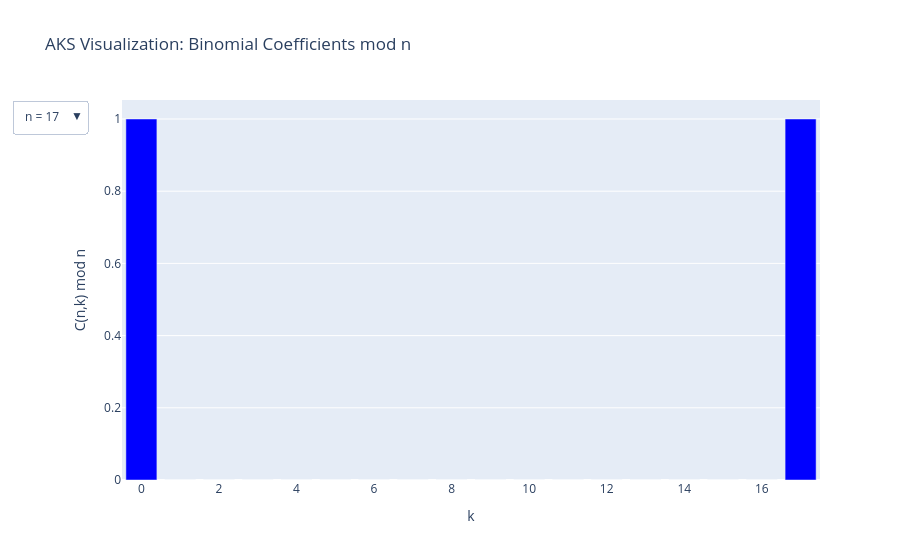

Notebook cell for this chart:
### Code cell
import plotly.graph_objects as go
from math import comb
import numpy as np

# =========================
# FUNCTION: EXACT BINOMIAL MOD n
# =========================
def get_coeffs(n):
    return [comb(n, k) % n for k in range(n+1)]

# =========================
# VALUES TO COMPARE
# =========================
n_values = [17, 18, 19, 20]  # mix of prime + composite

# =========================
# CREATE FIGURE
# =========================
fig = go.Figure()

for n in n_values:
    coeffs = get_coeffs(n)

    # highlight non-zero values
    colors = ["red" if (c != 0 and k not in [0, n]) else "blue"
              for k, c in enumerate(coeffs)]

    fig.add_trace(go.Bar(
        x=list(range(n+1)),
        y=coeffs,
        name=f"n = {n}",
        marker_color=colors,
        visible=(n == n_values[0])  # only first visible initially
    ))

# =========================
# DROPDOWN MENU
# =========================
buttons = []

for i, n in enumerate(n_values):
    visible = [False] * len(n_values)
    visible[i] = True

    buttons.append(dict(
        label=f"n = {n}",
        method="update",
        args=[{"visible": visible},
              {"title": f"AKS Visualization"}]
    ))

fig.update_layout(
    title="AKS Visualization: Binomial Coefficients mod n",
    xaxis_title="k",
    yaxis_title="C(n,k) mod n",

    updatemenus=[dict(
        buttons=buttons,
        direction="down",
        showactive=True
    )]
)

fig.show()

### Figure 1 — Plotly figure (JSON) as saved in the notebook; plotly's stock layout.template omitted (floating-point values rounded to 4 significant figures)
{"data": [{"marker": {"color": ["blue", "blue", "blue", "blue", "blue", "blue", "blue", "blue", "blue", "blue", "blue", "blue", "blue", "blue", "blue", "blue", "blue", "blue"]}, "name": "n = 17", "type": "bar", "visible": true, "x": [0, 1, 2, 3, 4, 5, 6, 7, 8, 9, 10, 11, 12, 13, 14, 15, 16, 17], "y": [1, 0, 0, 0, 0, 0, 0, 0, 0, 0, 0, 0, 0, 0, 0, 0, 0, 1]}, {"marker": {"color": ["blue", "blue", "red", "red", "blue", "blue", "red", "blue", "blue", "red", "blue", "blue", "red", "blue", "blue", "red", "red", "blue", "blue"]}, "name": "n = 18", "type": "bar", "visible": false, "x": [0, 1, 2, 3, 4, 5, 6, 7, 8, 9, 10, 11, 12, 13, 14, 15, 16, 17, 18], "y": [1, 0, 9, 6, 0, 0, 6, 0, 0, 2, 0, 0, 6, 0, 0, 6, 9, 0, 1]}, {"marker": {"color": ["blue", "blue", "blue", "blue", "blue", "blue", "blue", "blue", "blue", "blue", "blue", "blue", "blue", "blue", "blue", "blue", "blue", "blue", "blue", "blue"]}, "name": "n = 19", "type": "bar", "visible": false, "x": [0, 1, 2, 3, 4, 5, 6, 7, 8, 9, 10, 11, 12, 13, 14, 15, 16, 17, 18, 19], "y": [1, 0, 0, 0, 0, 0, 0, 0, 0, 0, 0, 0, 0, 0, 0, 0, 0, 0, 0, 1]}, {"marker": {"color": ["blue", "blue", "red", "blue", "red", "red", "blue", "blue", "red", "blue", "red", "blue", "red", "blue", "blue", "red", "red", "blue", "red", "blue", "blue"]}, "name": "n = 20", "type": "bar", "visible": false, "x": [0, 1, 2, 3, 4, 5, 6, 7, 8, 9, 10, 11, 12, 13, 14, 15, 16, 17, 18, 19, 20], "y": [1, 0, 10, 0, 5, 4, 0, 0, 10, 0, 16, 0, 10, 0, 0, 4, 5, 0, 10, 0, 1]}], "layout": {"title": {"text": "AKS Visualization: Binomial Coefficients mod n"}, "updatemenus": [{"buttons": [{"args": [{"visible": [true, false, false, false]}, {"title": "AKS Visualization"}], "label": "n = 17", "method": "update"}, {"args": [{"visible": [false, true, false, false]}, {"title": "AKS Visualization"}], "label": "n = 18", "method": "update"}, {"args": [{"visible": [false, false, true, false]}, {"title": "AKS Visualization"}], "label": "n = 19", "method": "update"}, {"args": [{"visible": [false, false, false, true]}, {"title": "AKS Visualization"}], "label": "n = 20", "method": "update"}], "direction": "down", "showactive": true}], "xaxis": {"title": {"text": "k"}}, "yaxis": {"title": {"text": "C(n,k) mod n"}}}}
